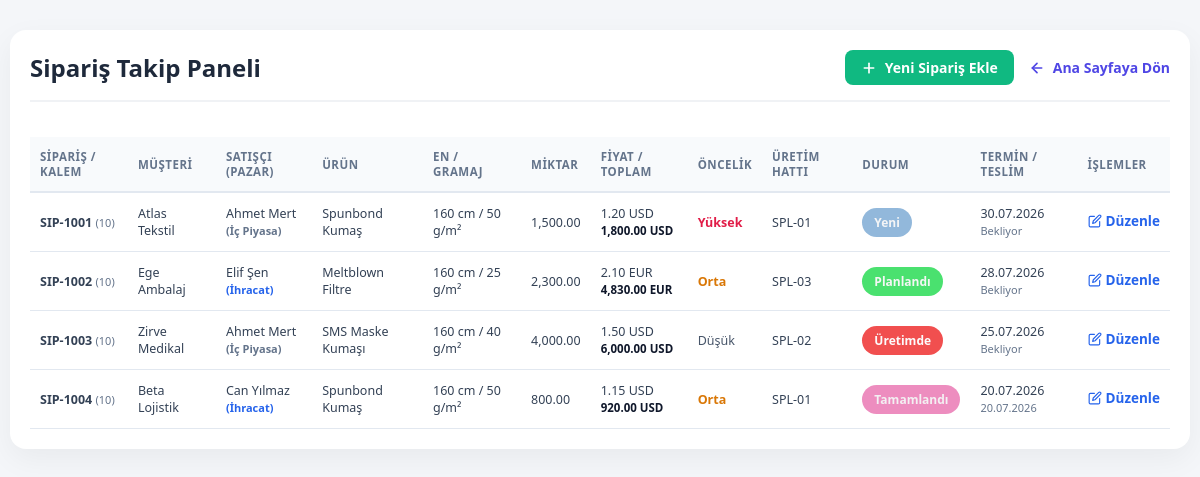
The page /orders on the database as committed earlier.
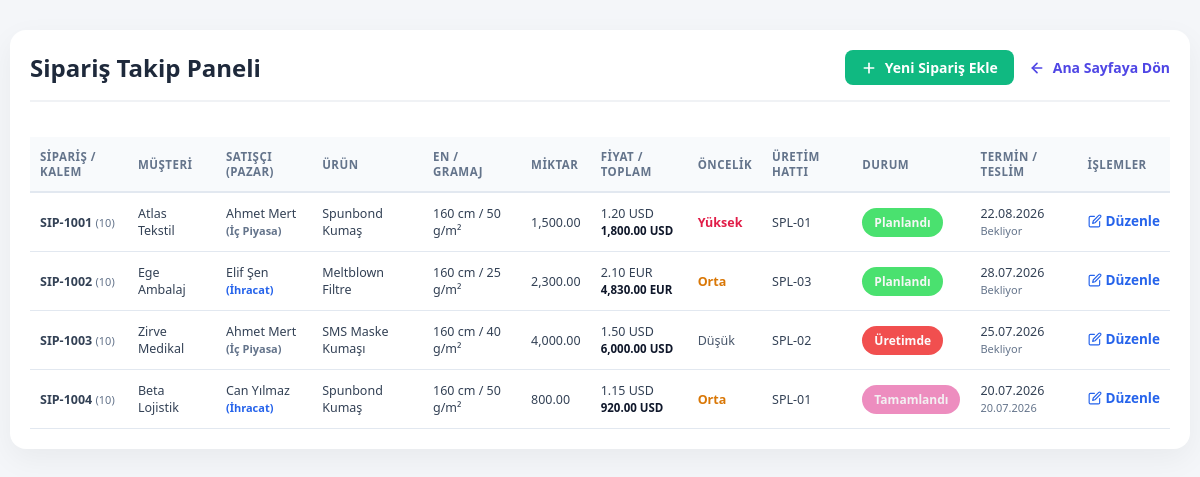
The same page on the database as committed later.
### app/models.py (models this page shows)
class Order(Base):
    __tablename__ = "orders"
    id: Mapped[int] = mapped_column(
        primary_key=True,
        index=True,
    )
    order_no: Mapped[str] = mapped_column(
        String(50),
        unique=False,
        nullable=False,
        index=True,
    )
    item_no: Mapped[str] = mapped_column(
        String(50),
        nullable=False,
        index=True,
    )
    customer_name: Mapped[str] = mapped_column(
        String(150),
        nullable=False,
    )
    product_id: Mapped[int | None] = mapped_column(
        ForeignKey("products.id"),
        nullable=True,
    )
    quantity: Mapped[float | None] = mapped_column(
        Float,
        nullable=True,
    )
    width: Mapped[float | None] = mapped_column(
        Float,
        nullable=True,
    )
    grammage: Mapped[float | None] = mapped_column(
        Float,
        nullable=True,
    )
    market_type: Mapped[str] = mapped_column(
        String(50),
        default="Yurtiçi",
        nullable=False,
    )
    sales_rep: Mapped[str | None] = mapped_column(
        String(100),
        nullable=True,
    )
    unit_price: Mapped[float] = mapped_column(
        Float,
        default=0.0,
        nullable=False,
    )
    currency: Mapped[str] = mapped_column(
        String(20),
        default="TRY",
        nullable=False,
    )
    production_line: Mapped[str | None] = mapped_column(
        String(50),
        nullable=True,
    )
    priority: Mapped[str] = mapped_column(
        String(50),
        default="Orta",
        nullable=False,
    )
    status: Mapped[str] = mapped_column(
        String(50),
        default="Yeni",
        nullable=False,
    )
    estimated_delivery_date: Mapped[date | None] = mapped_column(
        Date,
        nullable=True,
    )
    actual_delivery_date: Mapped[date | None] = mapped_column(
        Date,
        nullable=True,
    )
    completion_date: Mapped[date | None] = mapped_column(
        Date,
        nullable=True,
    )
    product = relationship("Product", back_populates="orders")

class Product(Base):
    __tablename__ = "products"
    id: Mapped[int] = mapped_column(primary_key=True, index=True)
    product_code: Mapped[str] = mapped_column(String(50), unique=True, nullable=False, index=True) # Örn: URN-SPN01
    product_name: Mapped[str] = mapped_column(String(150), nullable=False)
    product_group: Mapped[str | None] = mapped_column(String(100), nullable=True) # Örn: Spunbond, Meltblown
    standard_width: Mapped[float | None] = mapped_column(Float, nullable=True) # Standart en değeri (cm)
    grammage: Mapped[float | None] = mapped_column(Float, nullable=True) # Standart gramajı (g/m2)
    unit: Mapped[str] = mapped_column(String(20), default="Metre", nullable=False) # Ölçü birimi
    eligible_lines: Mapped[str | None] = mapped_column(String(150), nullable=True) # Üretilebildiği makineler (Örn: "SPL-01,SPL-02")
    is_active: Mapped[bool] = mapped_column(Boolean, default=True, nullable=False)
    orders = relationship("Order", back_populates="product")
    recipes = relationship("Recipe", back_populates="product")

### app/main.py (the view)
@app.get("/orders", response_class=HTMLResponse)
def get_orders(request: Request):
    db = SessionLocal()
    try:
        orders = db.query(models.Order).options(joinedload(models.Order.product)).all()
    finally:
        db.close()
    return templates.TemplateResponse(
        request=request,
        name="orders.html",
        context={
            "title": "Siparişler - Üretim Asistanım",
            "orders": orders,
        },
    )

### app/templates/orders.html (shortened to what this page needs)
<!DOCTYPE html>
<html lang="tr">
<head>
</head>
<body>
    <div class="container">
        <div class="header">
            <h1>Sipariş Takip Paneli</h1>
            <div style="display: flex; gap: 15px; align-items: center;">
                <a href="/orders/new" style="display: inline-flex; align-items: center; text-decoration: none; color: white; background-color: #10b981; font-weight: 600; font-size: 14px; padding: 8px 16px; border-radius: 8px; transition: all 0.2s ease;">
                    <svg width="16" height="16" viewBox="0 0 24 24" fill="none" stroke="currentColor" stroke-width="2.5" stroke-linecap="round" stroke-linejoin="round" style="margin-right: 8px;">
                        <line x1="12" y1="5" x2="12" y2="19"></line>
                        <line x1="5" y1="12" x2="19" y2="12"></line>
                    </svg>
                    Yeni Sipariş Ekle
                </a>
                <a href="/" class="btn-back">
                    <svg width="16" height="16" viewBox="0 0 24 24" fill="none" stroke="currentColor" stroke-width="2.5" stroke-linecap="round" stroke-linejoin="round">
                        <line x1="19" y1="12" x2="5" y2="12"></line>
                        <polyline points="12 19 5 12 12 5"></polyline>
                    </svg>
                    Ana Sayfaya Dön
                </a>
            </div>
        </div>
        <div class="table-responsive">
            <table>
                <thead>
                    <tr>
                        <th>Sipariş / Kalem</th>
                        <th>Müşteri</th>
                        <th>Satışçı (Pazar)</th>
                        <th>Ürün</th>
                        <th>En / Gramaj</th>
                        <th>Miktar</th>
                        <th>Fiyat / Toplam</th>
                        <th>Öncelik</th>
                        <th>Üretim Hattı</th>
                        <th>Durum</th>
                        <th>Termin / Teslim</th>
                        <th>İşlemler</th>
                    </tr>
                </thead>
                <tbody>
                    {% if orders %}
                        {% for order in orders %}
                            <tr>
                                <td><strong>{{ order.order_no }}</strong> <span style="color: #64748b; font-size: 11px;">({{ order.item_no }})</span></td>
                                <td>{{ order.customer_name }}</td>
                                <td>
                                    {{ order.sales_rep or '-' }} <br>
                                    <span style="color: {% if order.market_type == 'Yurtdışı' %}#2563eb{% else %}#64748b{% endif %}; font-size: 11px; font-weight: 600;">
                                        ({% if order.market_type == 'Yurtdışı' %}İhracat{% else %}İç Piyasa{% endif %})
                                    </span>
                                </td>
                                <td>{{ order.product.product_name if order.product else '-' }}</td>
                                <td>
                                    {% if order.width or order.grammage %}
                                        {{ "{:.0f}".format(order.width) if order.width else '-' }} cm /
                                        {{ "{:.0f}".format(order.grammage) if order.grammage else '-' }} g/m²
                                    {% else %}
                                        -
                                    {% endif %}
                                </td>
                                <td>
                                    {% if order.quantity %}
                                        {{ "{:,.2f}".format(order.quantity) }}
                                    {% else %}
                                        -
                                    {% endif %}
                                </td>
                                <td>
                                    {{ "{:,.2f}".format(order.unit_price) }} {{ order.currency }} <br>
                                    <span style="font-size: 11.5px; font-weight: 700; color: #0f172a;">
                                        {% if order.quantity and order.unit_price %}
                                            {{ "{:,.2f}".format(order.quantity * order.unit_price) }} {{ order.currency }}
                                        {% else %}
                                            0.00 {{ order.currency }}
                                        {% endif %}
                                    </span>
                                </td>
                                <td>
                                    {% if order.priority == 'Yüksek' %}
                                        <span style="color: #e11d48; font-weight: 700;">Yüksek</span>
                                    {% elif order.priority == 'Orta' %}
                                        <span style="color: #d97706; font-weight: 600;">Orta</span>
                                    {% else %}
                                        <span style="color: #475569;">Düşük</span>
                                    {% endif %}
                                </td>
                                <td>{{ order.production_line or '-' }}</td>
                                <td>
                                    {% if order.status == 'Yeni' %}
                                        <span class="badge badge-yeni">{{ order.status }}</span>
                                    {% elif order.status == 'Planlandı' %}
                                        <span class="badge badge-planlandi">{{ order.status }}</span>
                                    {% elif order.status == 'Üretimde' %}
                                        <span class="badge badge-uretimde">{{ order.status }}</span>
                                    {% elif order.status == 'Tamamlandı' or order.status == 'Teslim Edildi' %}
                                        <span class="badge badge-tamamlandi">{{ order.status }}</span>
                                    {% else %}
                                        <span class="badge">{{ order.status }}</span>
                                    {% endif %}
                                </td>
                                <td>
                                    {{ order.estimated_delivery_date.strftime('%d.%m.%Y') if order.estimated_delivery_date else '-' }} <br>
                                    <span style="font-size: 11px; color: #64748b;">
                                        {{ order.actual_delivery_date.strftime('%d.%m.%Y') if order.actual_delivery_date else 'Bekliyor' }}
                                    </span>
                                </td>
                                <td>
                                    <a href="/orders/{{ order.id }}/edit" style="color: #2563eb; text-decoration: none; font-weight: 600; font-size: 13.5px; display: inline-flex; align-items: center; gap: 4px;">
                                        <svg width="14" height="14" viewBox="0 0 24 24" fill="none" stroke="currentColor" stroke-width="2" stroke-linecap="round" stroke-linejoin="round">
                                            <path d="M11 4H4a2 2 0 0 0-2 2v14a2 2 0 0 0 2 2h14a2 2 0 0 0 2-2v-7"></path>
                                            <path d="M18.5 2.5a2.121 2.121 0 1 1 3 3L12 15l-4 1 1-4Z"></path>
                                        </svg>
                                        Düzenle
                                    </a>
                                </td>
                            </tr>
                        {% endfor %}
                    {% endif %}
                </tbody>
            </table>
        </div>
    </div>
</body>
</html>

### app/templates/orders.html (style rules this page uses)
body { margin: 0; font-family: 'Segoe UI', Tahoma, Geneva, Verdana, sans-serif; background: #f4f6f9; color: #333; }
.container { max-width: 95%; width: 1420px; margin: 30px auto; padding: 20px; background: white; border-radius: 16px; box-shadow: 0 10px 30px rgba(0, 0, 0, 0.05); }
.header { display: flex; justify-content: space-between; align-items: center; margin-bottom: 25px; border-bottom: 2px solid #f0f2f5; padding-bottom: 15px; }
h1 { margin: 0; color: #1e293b; font-size: 24px; font-weight: 700; }
.btn-back { display: inline-flex; align-items: center; text-decoration: none; color: #4f46e5; font-weight: 600; font-size: 14px; transition: all 0.2s ease; }
.btn-back svg { margin-right: 8px; }
.table-responsive { overflow-x: auto; }
table { width: 100%; border-collapse: collapse; text-align: left; margin-top: 10px; }
th { background-color: #f8fafc; color: #64748b; font-weight: 600; font-size: 11.5px; text-transform: uppercase; letter-spacing: 0.5px; padding: 12px 10px; border-bottom: 2px solid #e2e8f0; }
td { padding: 12px 10px; border-bottom: 1px solid #e2e8f0; color: #334155; font-size: 12.5px; }
tbody tr { transition: background-color 0.2s ease; }
.badge { display: inline-block; padding: 6px 12px; border-radius: 9999px; font-size: 12px; font-weight: 600; text-align: center; }
.badge-planlandi { background-color: #4ae16f; color: #f5f7f5; }
.badge-uretimde { background-color: #f14f4f; color: #fcfbfb; }
.badge-tamamlandi { background-color: #ed8dbf; color: #f3f0f2; }

Rows that differ between the two databases and show on the page:
changed Order "SIP-1001": estimated_delivery_date "30.07.2026" → "22.08.2026"; status "Yeni" → "Planlandı"
